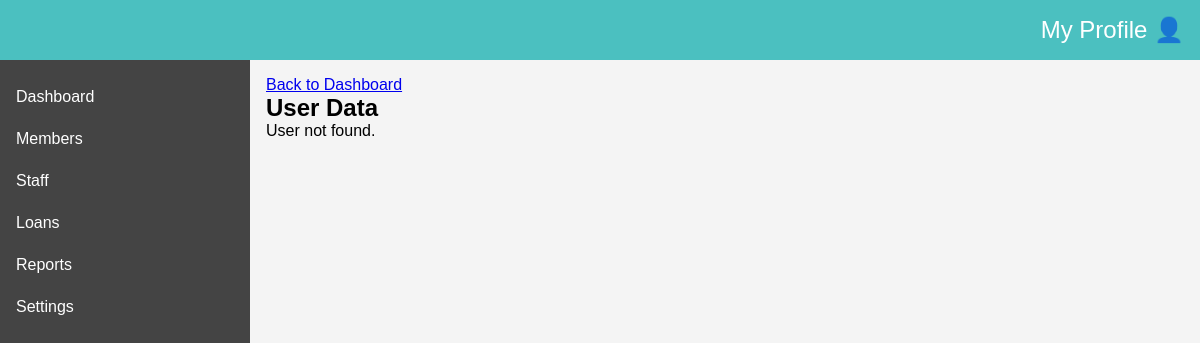
/admin/view_user/shantelstarkoech@gmail.com (signed in), run on an earlier commit of the app's database.
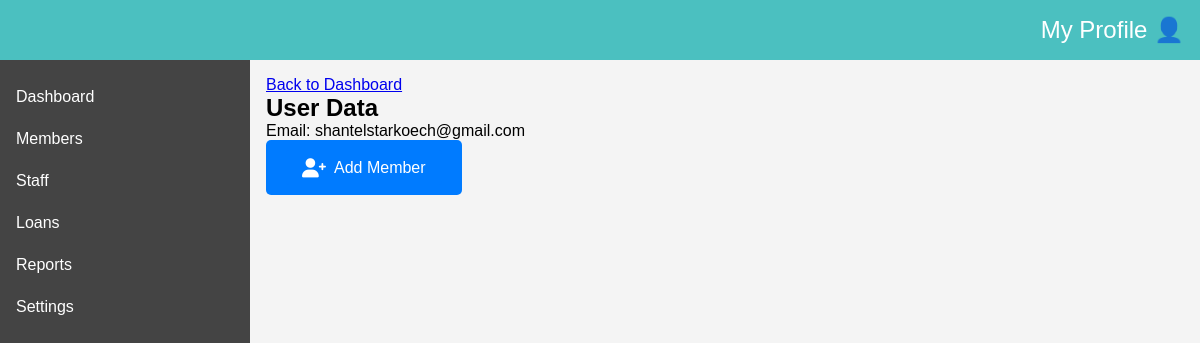
And on a later commit of the database.
### main_app/models.py (models this page shows, shortened)
class User(db.Model, UserMixin):
    user_id = db.Column(db.Integer, primary_key=True)
    personal_data = db.relationship('User_personalData', back_populates='user', uselist=False)
    username = db.Column(db.String(30), unique=True, nullable=False)
    email = db.Column(db.String(120), unique=True, nullable=False)
    password = db.Column(db.String, nullable=False)

### main_app/routes.py (the view)
@app.route("/admin/view_user/<email>")
@login_required
def view_user_data(email):
    user = User.query.filter_by(email=email).first()
    return render_template("admin/view_user.html", user=user)

### main_app/models.py (called while the page is built)
@login_manager.user_loader
def load_user(user_id):
    user = User.query.get(int(user_id))
    if user is None:
        return Admin.query.get(int(user_id))
    return user

### main_app/templates/admin/view_user.html (shortened to what this page needs)
{% extends "admin/layout.html" %}
{% block main_cont %}
<div>
    <a href="{{ url_for('admin_index') }}" class="btn btn-secondary">Back to Dashboard</a>
</div>
<h2>User Data</h2>
{% if user %}
    <p>Email: {{ user.email }}</p>
        <a href="{{ url_for('add_personal_data') }}" class="button-link"><button class="action-button"><i class="fas fa-user-plus"></i> Add Member</button></a>
    </div>
{% else %}
    <p>User not found.</p>
{% endif %}
{% endblock %}

### main_app/templates/admin/layout.html (shortened to what this page needs)
<!DOCTYPE html>
<html lang="en">
<head>
    {% block head %}
    <link rel="stylesheet" href="{{ url_for('static', filename='/css/Adminstyles.css') }}">
    <link rel="stylesheet" href="https://cdnjs.cloudflare.com/ajax/libs/font-awesome/6.0.0-beta3/css/all.min.css">
    {% endblock %}
</head>
<body>
    <div class="admin-dashboard">
        <header class="dashboard-header">
            <div class="profile-icon" onclick="toggleDropdown()">My Profile 👤</div>
        </header>
        <aside class="dashboard-sidebar">
            <nav class="sidebar-nav">
                <a href="{{ url_for('admin_index')}}" class="sidebar-item">Dashboard</a>
                <a href="{{ url_for('admin_members')}}" class="sidebar-item">Members</a>
                <a href="{{ url_for('admin_staff')}}" class="sidebar-item">Staff</a>
                <a href="{{ url_for('admin_loans')}}" class="sidebar-item">Loans</a>
                <a href="{{ url_for('admin_reports')}}" class="sidebar-item">Reports</a>
                <a href="{{ url_for('admin_settings')}}" class="sidebar-item">Settings</a>
            </nav>
        </aside>
        <main class="dashboard-main-content">
            {% block main_cont %}{% endblock %}
        </main>
    </div>
</body>
</html>

### main_app/static/css/Adminstyles.css (style rules this page uses)
* { box-sizing: border-box; margin: 0; padding: 0; }
* { scrollbar-width: auto; scrollbar-color: rgba(75, 192, 192, 1) rgba(75, 192, 192, 0.2); }
body { font-family: Arial, sans-serif; background-color: #f4f4f4; }
.admin-dashboard { display: flex; min-height: 100vh; flex-direction: row; }
.dashboard-header { background-color: rgb(75, 192, 192); color: white; padding: 1rem; display: flex; justify-content: space-between; align-items: center; width: 100%; position: fixed; top: 0; z-index: 1000; }
.profile-icon { cursor: pointer; position: relative; font-size: 1.5rem; }
.dashboard-sidebar { width: 200px; background-color: #444; color: white; height: 100vh; position: fixed; top: 60px; }
.sidebar-nav { padding: 1rem 0; }
.sidebar-item { display: block; padding: 0.75rem 1rem; color: white; text-decoration: none; }
.dashboard-main-content { margin-left: 200px; padding: 1rem; flex: 1; margin-top: 60px; }
.action-button { display: flex; align-items: center; background-color: #007bff; color: white; border: none; border-radius: 4px; padding: 0.5rem 1rem; font-size: 1rem; cursor: pointer; transition: background-color 0.2s, transform 0.2s; }
.action-button i { margin-right: 0.5rem; font-size: 1.2rem; }
@media (min-width: 769px) { .dashboard-sidebar { width: 250px; } }
@media (min-width: 769px) { .dashboard-main-content { margin-left: 250px; } }
.button-link { text-decoration: none; color: white; background-color: #007bff; padding: 10px 20px; border-radius: 5px; display: inline-block; font-size: 16px; }

What changed in the data, as far as the page shows it:
added User: email "shantelstarkoech@gmail.com"
Also different on the page:
text no longer shown: "User not found."
text now shown: "Email: Add Member"
